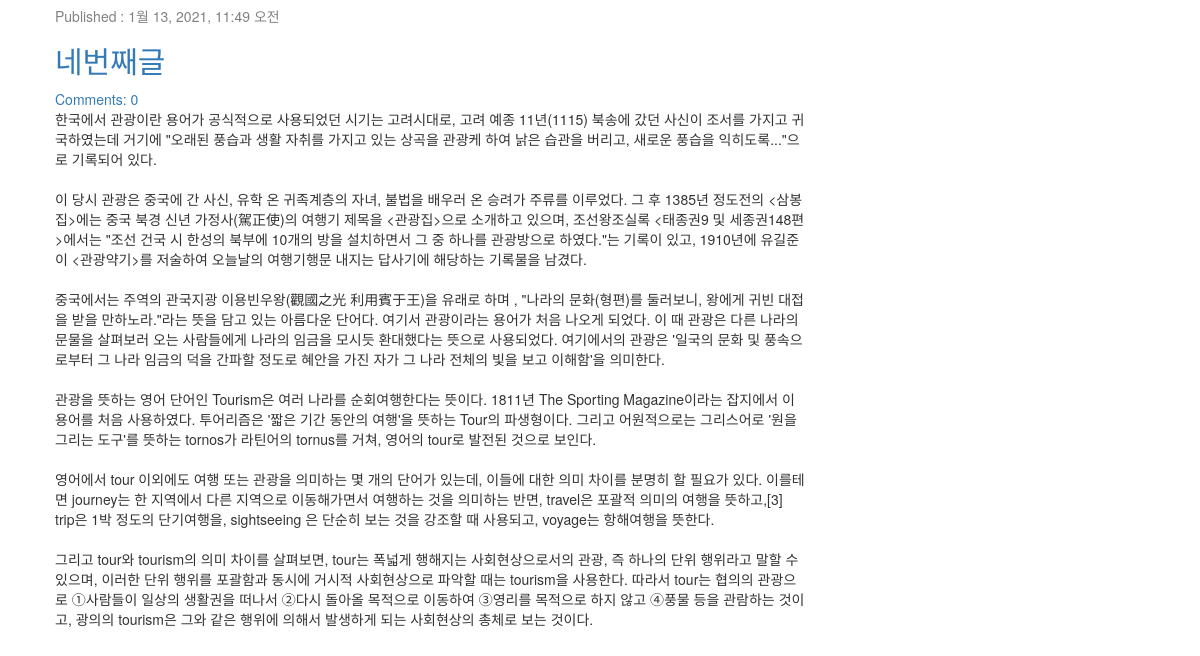
The app's page / (lower part), older data.
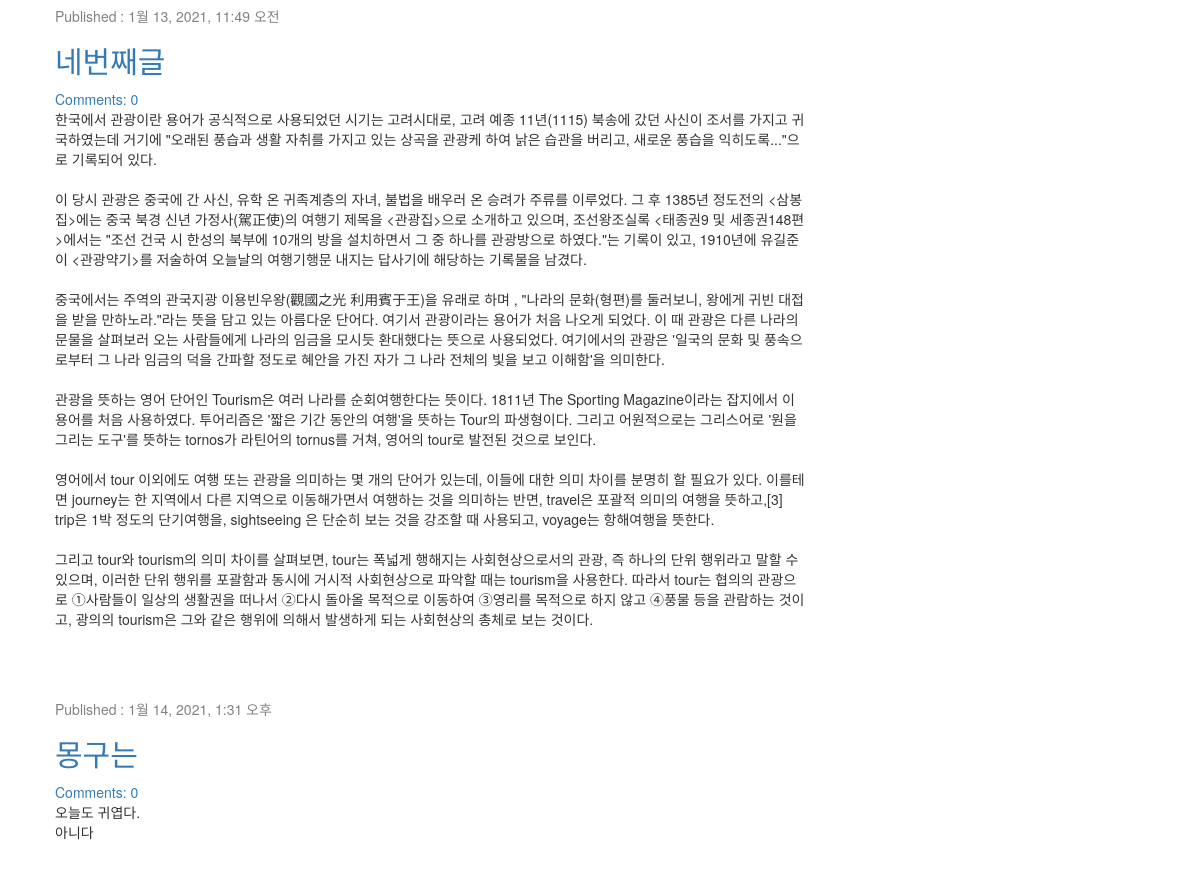
The same page, newer data.
### blog/models.py (models this page shows, shortened)
class Post(models.Model):
    author = models.ForeignKey('auth.User', on_delete=models.CASCADE)
    title = models.CharField(max_length=200, validators=[min_length_3_validator])
    text = models.TextField()
    created_date = models.DateTimeField(default=timezone.now)
    published_date = models.DateTimeField(blank=True, null=True)
    def approved_comments(self):
        return self.comments.filter(approved_comment=True)

### blog/views.py (the view)
# urls.py: path('', views.post_list, name='post_list'),
def post_list(request):
    posts = Post.objects.filter(published_date__lte=timezone.now()).order_by('published_date')
    return render(request, 'blog/post_list.html', {'posts':posts})

### blog/templates/blog/post_list.html
{% extends 'blog/base.html' %}
{% block content %}
    {% for post in posts %}
        <div class="post">
            <div class="date">
                <p>Published : {{post.published_date}}</p>
            </div>
            <h2><a href="{% url 'post_detail' pk=post.pk %}">{{post.title}}</a></h2>
            <a href="{% url 'post_detail' pk=post.pk %}">Comments: {{ post.approved_comments.count }}</a>
            <p>{{post.text|linebreaksbr}}</p>
        </div>
    {% endfor %}
{% endblock %}}

Row changes from the older to the newer data that the page shows:
added Post: published_date "1월 14, 2021, 1:31 오후", title "몽구는", approved_comments.count "0", text "오늘도 귀엽다. 아니다"
